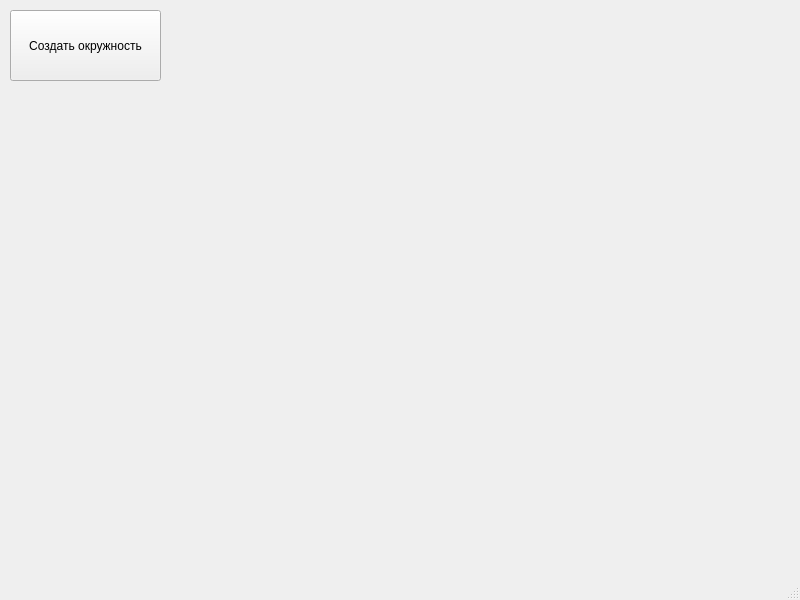
<?xml version="1.0" encoding="UTF-8"?>
<ui version="4.0">
 <class>MainWindow</class>
 <widget class="QMainWindow" name="MainWindow">
  <property name="geometry">
   <rect>
    <x>0</x>
    <y>0</y>
    <width>800</width>
    <height>600</height>
   </rect>
  </property>
  <property name="minimumSize">
   <size>
    <width>800</width>
    <height>600</height>
   </size>
  </property>
  <property name="maximumSize">
   <size>
    <width>800</width>
    <height>600</height>
   </size>
  </property>
  <property name="windowTitle">
   <string>Оеружности</string>
  </property>
  <widget class="QWidget" name="centralwidget">
   <widget class="QPushButton" name="create_circle">
    <property name="geometry">
     <rect>
      <x>10</x>
      <y>10</y>
      <width>151</width>
      <height>71</height>
     </rect>
    </property>
    <property name="text">
     <string>Создать окружность</string>
    </property>
   </widget>
  </widget>
  <widget class="QMenuBar" name="menubar">
   <property name="geometry">
    <rect>
     <x>0</x>
     <y>0</y>
     <width>800</width>
     <height>21</height>
    </rect>
   </property>
  </widget>
  <widget class="QStatusBar" name="statusbar"/>
 </widget>
 <resources/>
 <connections/>
</ui>
